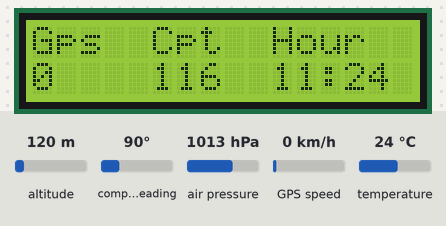
Simulated run of this sketch. Board: Arduino Uno, built with avr-gcc and run on an emulated ATmega328P. Parts: 16×2 character LCD. The test bench sets the inputs (shaded band); at power-on: altitude 120 m, air pressure 1013 hPa, compass heading 90°, GPS speed 0 km/h, temperature 24 °C. Storage starts empty; the GPS gets a fix after 3 s at 37.7749, -122.4194 with 8 satellites.

Above: at 1.5 s.
1.6 s: altitude set to 20 m
At 5.1 s:
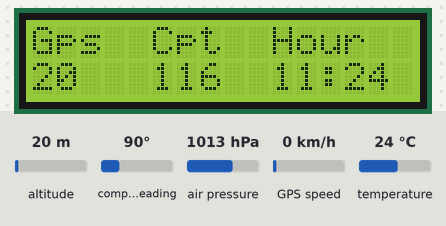
5.4 s: air pressure set to 952 hPa
At 6.8 s:
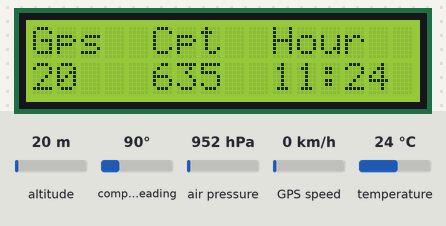
7.4 s: altitude set to 250 m
At 10.1 s:
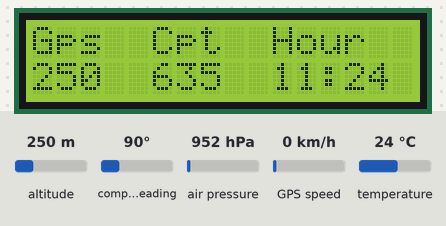
10.4 s: air pressure set to 975 hPa
At 11.8 s:
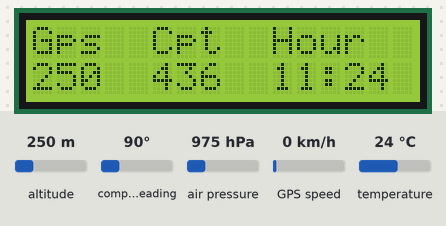
Timing chart, 0 to 13.4 s (numbered marks = the images above; inputs shaded):
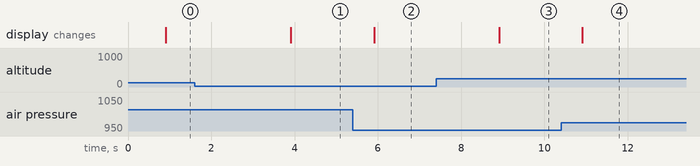

Measured:
- after the input at 1.6 s, the display: changes after 2.3 s (image 1)
- after the input at 5.4 s, the display: changes after 0.51 s (image 2)
- after the input at 7.4 s, the display: changes after 1.5 s (image 3)
- after the input at 10.4 s, the display: changes after 0.51 s (image 4)

The sketch:

Main.ino
```cpp
#include <TinyGPSPlus.h>
#include <SoftwareSerial.h>
#include <LiquidCrystal.h>
#include <TimeLib.h>
#include <Adafruit_BMP085.h>
#include <SPI.h>
#include <SD.h>

TinyGPSPlus gps;
SoftwareSerial ss(4, 3);
Adafruit_BMP085 bmp;
LiquidCrystal lcd(1, 2, 6, 7, 8, 9);
const byte SDCARD_CS_PIN = 10;

#define time_offset 3600
char Time[] = "00:00:00";
char TimeWithoutSec[] = "00:00";
char Date[] = "00/00/2000";
byte last_second, Second, Minute, Hour, Day, Month;
int Year;
float qnh = 102700;

void setup(){
  pinMode(10, OUTPUT);
  if (!SD.begin(SDCARD_CS_PIN)) {}
  File file = SD.open("Data.txt", FILE_WRITE);
  file.println();
  file.println("Date;Hour;altitude(GPS);altitude(CPT);gap;pressure;latitude;longitude;temperature");
  file.flush();
  file.close();

  lcd.begin(16, 2);
  ss.begin(9600);
  if (!bmp.begin()) {
    while (1) {}
  }
}

static void smartDelay(unsigned long ms){
  unsigned long start = millis();
  do{
    while (ss.available()){
      gps.encode(ss.read());
    }
  }
  while (millis() - start < ms);
}

 static void printFloat(float val, bool valid, int prec){
  if (!valid){
    Serial.println("Invalid");
  }
  else{
    Serial.println(val, prec);
  }
  smartDelay(250);
}

void loop(){
  while (ss.available() > 0){
    if (gps.encode(ss.read())){
      displayInfo();
      sdcard();
    }
  }
}

static void sdcard() {
  File file = SD.open("Data.txt", FILE_WRITE);
  file.print(Date);
  file.print(";");
  file.print(Time);
  file.print(";");
  file.print(gps.altitude.meters(), 0);
  file.print(";");
  file.print(bmp.readAltitude(qnh), 0);
  file.print(";");
  float ecart = (abs(gps.altitude.meters() - bmp.readAltitude(qnh)) / gps.altitude.meters())*100;
  file.print(ecart);
  file.print("%");
  file.print(";");
  file.print(bmp.readPressure());
  file.print(";");
  file.print(gps.location.lat(), 6);
  file.print(";");
  file.print(gps.location.lng(), 6);
  file.print(";");
  file.print(bmp.readTemperature(), 1);
  file.println();
  file.flush();
  file.close();
}

static void displayInfo(){
  printFloat(gps.altitude.meters(), gps.altitude.isValid(), 1);
  printFloat(gps.location.lat(), gps.location.isValid(), 6);
  printFloat(gps.location.lng(), gps.location.isValid(), 6);

  if (gps.date.isValid()){
    Day = gps.date.day();
    Month = gps.date.month();
    Year = gps.date.year();
  }

  if (gps.time.isValid()){
    Minute = gps.time.minute();
    Second = gps.time.second();
    Hour = gps.time.hour();
  }

  if(last_second != gps.time.second()){
    last_second = gps.time.second();
    setTime(Hour, Minute, Second, Day, Month, Year);
    adjustTime(time_offset);

    Time[6] = second() / 10 + '0';
    Time[7] = second() % 10 + '0';
    Time[3] = minute() / 10 + '0';
    Time[4] = minute() % 10 + '0';
    Time[0] = hour() / 10 + '0';
    Time[1] = hour() % 10 + '0';

    TimeWithoutSec[0] = Time[0];
    TimeWithoutSec[1] = Time[1];
    TimeWithoutSec[3] = Time[3];
    TimeWithoutSec[4] = Time[4];

    Date[8] = (year() / 10) % 10 + '0';
    Date[9] = year() % 10 + '0';
    Date[3] = month() / 10 + '0';
    Date[4] = month() % 10 + '0';
    Date[0] = day() / 10 + '0';
    Date[1] = day() % 10 + '0';
  }

  lcd.setCursor(0, 0);
  lcd.print("Gps");
  lcd.setCursor(0, 1);
  lcd.print(gps.altitude.meters(), 0);
  lcd.setCursor(5, 0);
  lcd.print("Cpt");
  lcd.setCursor(5, 1);
  lcd.print(bmp.readAltitude(qnh), 0);
  lcd.setCursor(10, 0);
  lcd.print("Hour");
  lcd.setCursor(10, 1);
  lcd.print(TimeWithoutSec);
}
```
